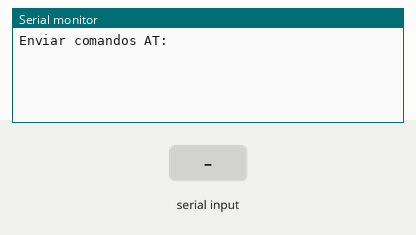
Simulated run of this sketch. Board: Arduino Uno, built with avr-gcc and run on an emulated ATmega328P. Shown: the last lines printed to the serial monitor. Inputs (shaded band) come from the test bench.

Above: at 1.2 s.
1.3 s: "1" received over the second serial link
At 2.5 s:
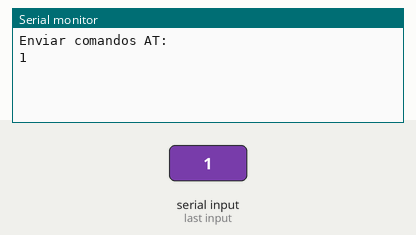
2.8 s: "0" received over the second serial link
At 3.8 s:
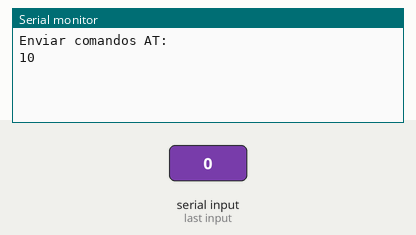

The sketch:

Setup.ino
```cpp
#include <SoftwareSerial.h> // Incluye la librería para establecer comunicación serial mediante otros pines digitales.

// Configura los pines 10 y 11 como RX y TX, respectivamente.
SoftwareSerial BT(10, 11);

void setup() {

  // Inicia la comunicación serial entre el Arduino y la computadora a 9600 baudios.
  Serial.begin(9600);

  // Inicia la comunicación serial entre el Arduino y el módulo Bluetooth HC-05 a 38400 baudios.
  // Esta velocidad se utiliza para la configuración del módulo mediante comandos AT.
  BT.begin(38400);

  // Muestra un mensaje en el monitor serial indicando que se pueden enviar comandos AT.
  Serial.println("Enviar comandos AT: ");

}

void loop() {

  // Comprueba si existen datos disponibles provenientes de la computadora.
  if (Serial.available())

    // Lee un carácter del monitor serial y lo envía al módulo Bluetooth.
    BT.write(Serial.read());

  // Comprueba si el módulo Bluetooth tiene datos disponibles para enviar.
  if (BT.available())

    // Lee el carácter recibido por Bluetooth y lo muestra en el monitor serial.
    Serial.write(BT.read());

}
```

Measured:
- after the input at 1.3 s, the serial monitor: prints a new line at once (image 1)
- after the input at 2.8 s, the serial monitor: prints a new line at once (image 2)
